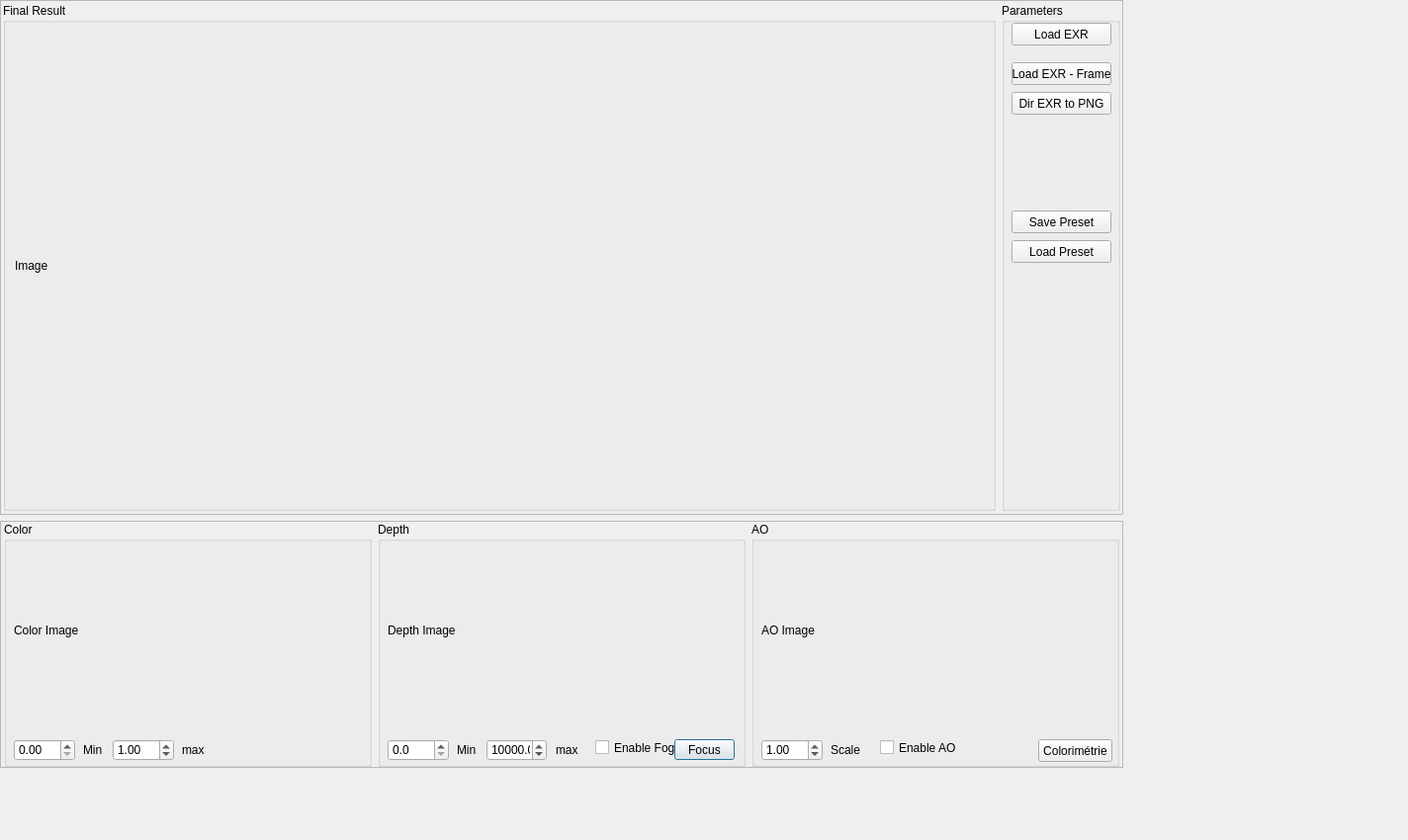
<?xml version="1.0" encoding="UTF-8"?>
<ui version="4.0">
 <class>window</class>
 <widget class="QDialog" name="window">
  <property name="geometry">
   <rect>
    <x>0</x>
    <y>0</y>
    <width>1424</width>
    <height>850</height>
   </rect>
  </property>
  <property name="windowTitle">
   <string>editorWindow</string>
  </property>
  <widget class="QFrame" name="frame">
   <property name="geometry">
    <rect>
     <x>0</x>
     <y>527</y>
     <width>1136</width>
     <height>250</height>
    </rect>
   </property>
   <property name="minimumSize">
    <size>
     <width>0</width>
     <height>250</height>
    </size>
   </property>
   <property name="maximumSize">
    <size>
     <width>16777215</width>
     <height>250</height>
    </size>
   </property>
   <property name="frameShape">
    <enum>QFrame::StyledPanel</enum>
   </property>
   <property name="frameShadow">
    <enum>QFrame::Raised</enum>
   </property>
   <layout class="QHBoxLayout" name="horizontalLayout">
    <property name="leftMargin">
     <number>3</number>
    </property>
    <property name="topMargin">
     <number>0</number>
    </property>
    <property name="rightMargin">
     <number>3</number>
    </property>
    <property name="bottomMargin">
     <number>0</number>
    </property>
    <item>
     <widget class="QGroupBox" name="groupBox_2">
      <property name="title">
       <string>Color</string>
      </property>
      <widget class="QLabel" name="label_color">
       <property name="geometry">
        <rect>
         <x>10</x>
         <y>20</y>
         <width>320</width>
         <height>180</height>
        </rect>
       </property>
       <property name="text">
        <string>Color Image</string>
       </property>
      </widget>
      <widget class="QDoubleSpinBox" name="doubleSpinBox_ColorMin">
       <property name="geometry">
        <rect>
         <x>10</x>
         <y>220</y>
         <width>62</width>
         <height>22</height>
        </rect>
       </property>
       <property name="singleStep">
        <double>0.010000000000000</double>
       </property>
      </widget>
      <widget class="QLabel" name="label_3">
       <property name="geometry">
        <rect>
         <x>80</x>
         <y>220</y>
         <width>47</width>
         <height>21</height>
        </rect>
       </property>
       <property name="text">
        <string>Min</string>
       </property>
      </widget>
      <widget class="QLabel" name="label_4">
       <property name="geometry">
        <rect>
         <x>180</x>
         <y>220</y>
         <width>47</width>
         <height>21</height>
        </rect>
       </property>
       <property name="text">
        <string>max</string>
       </property>
      </widget>
      <widget class="QDoubleSpinBox" name="doubleSpinBox_ColorMax">
       <property name="geometry">
        <rect>
         <x>110</x>
         <y>220</y>
         <width>62</width>
         <height>22</height>
        </rect>
       </property>
       <property name="singleStep">
        <double>0.010000000000000</double>
       </property>
       <property name="value">
        <double>1.000000000000000</double>
       </property>
      </widget>
     </widget>
    </item>
    <item>
     <widget class="QGroupBox" name="groupBox_3">
      <property name="enabled">
       <bool>true</bool>
      </property>
      <property name="title">
       <string>Depth</string>
      </property>
      <widget class="QLabel" name="label_depth">
       <property name="geometry">
        <rect>
         <x>10</x>
         <y>20</y>
         <width>320</width>
         <height>180</height>
        </rect>
       </property>
       <property name="text">
        <string>Depth Image</string>
       </property>
      </widget>
      <widget class="QLabel" name="label_5">
       <property name="geometry">
        <rect>
         <x>80</x>
         <y>220</y>
         <width>47</width>
         <height>21</height>
        </rect>
       </property>
       <property name="text">
        <string>Min</string>
       </property>
      </widget>
      <widget class="QDoubleSpinBox" name="doubleSpinBox_DepthMax">
       <property name="geometry">
        <rect>
         <x>110</x>
         <y>220</y>
         <width>61</width>
         <height>22</height>
        </rect>
       </property>
       <property name="decimals">
        <number>1</number>
       </property>
       <property name="maximum">
        <double>100000.000000000000000</double>
       </property>
       <property name="singleStep">
        <double>100.000000000000000</double>
       </property>
       <property name="value">
        <double>10000.000000000000000</double>
       </property>
      </widget>
      <widget class="QDoubleSpinBox" name="doubleSpinBox_DepthMin">
       <property name="geometry">
        <rect>
         <x>10</x>
         <y>220</y>
         <width>62</width>
         <height>22</height>
        </rect>
       </property>
       <property name="decimals">
        <number>1</number>
       </property>
       <property name="maximum">
        <double>10000.000000000000000</double>
       </property>
       <property name="singleStep">
        <double>100.000000000000000</double>
       </property>
      </widget>
      <widget class="QLabel" name="label_6">
       <property name="geometry">
        <rect>
         <x>180</x>
         <y>220</y>
         <width>47</width>
         <height>21</height>
        </rect>
       </property>
       <property name="text">
        <string>max</string>
       </property>
      </widget>
      <widget class="QCheckBox" name="checkBox_Depth">
       <property name="geometry">
        <rect>
         <x>220</x>
         <y>220</y>
         <width>91</width>
         <height>17</height>
        </rect>
       </property>
       <property name="text">
        <string>Enable Fog</string>
       </property>
      </widget>
      <widget class="QPushButton" name="button_focus">
       <property name="geometry">
        <rect>
         <x>300</x>
         <y>220</y>
         <width>61</width>
         <height>21</height>
        </rect>
       </property>
       <property name="text">
        <string>Focus</string>
       </property>
      </widget>
     </widget>
    </item>
    <item>
     <widget class="QGroupBox" name="groupBox_4">
      <property name="title">
       <string>AO</string>
      </property>
      <widget class="QLabel" name="label_AO">
       <property name="geometry">
        <rect>
         <x>10</x>
         <y>20</y>
         <width>320</width>
         <height>180</height>
        </rect>
       </property>
       <property name="text">
        <string>AO Image</string>
       </property>
      </widget>
      <widget class="QDoubleSpinBox" name="doubleSpinBox_AOScale">
       <property name="geometry">
        <rect>
         <x>10</x>
         <y>220</y>
         <width>62</width>
         <height>22</height>
        </rect>
       </property>
       <property name="decimals">
        <number>2</number>
       </property>
       <property name="singleStep">
        <double>0.010000000000000</double>
       </property>
       <property name="value">
        <double>1.000000000000000</double>
       </property>
      </widget>
      <widget class="QLabel" name="label_7">
       <property name="geometry">
        <rect>
         <x>80</x>
         <y>220</y>
         <width>47</width>
         <height>21</height>
        </rect>
       </property>
       <property name="text">
        <string>Scale</string>
       </property>
      </widget>
      <widget class="QCheckBox" name="checkBox_AO">
       <property name="geometry">
        <rect>
         <x>130</x>
         <y>220</y>
         <width>91</width>
         <height>17</height>
        </rect>
       </property>
       <property name="text">
        <string>Enable AO</string>
       </property>
      </widget>
      <widget class="QPushButton" name="button_colorimetrie">
       <property name="geometry">
        <rect>
         <x>290</x>
         <y>220</y>
         <width>75</width>
         <height>23</height>
        </rect>
       </property>
       <property name="text">
        <string>Colorimétrie</string>
       </property>
      </widget>
     </widget>
    </item>
   </layout>
  </widget>
  <widget class="QFrame" name="frame_2">
   <property name="geometry">
    <rect>
     <x>0</x>
     <y>0</y>
     <width>1136</width>
     <height>521</height>
    </rect>
   </property>
   <property name="frameShape">
    <enum>QFrame::StyledPanel</enum>
   </property>
   <property name="frameShadow">
    <enum>QFrame::Raised</enum>
   </property>
   <layout class="QHBoxLayout" name="horizontalLayout_2">
    <property name="leftMargin">
     <number>2</number>
    </property>
    <property name="topMargin">
     <number>2</number>
    </property>
    <property name="rightMargin">
     <number>2</number>
    </property>
    <property name="bottomMargin">
     <number>3</number>
    </property>
    <item>
     <widget class="QGroupBox" name="groupBox">
      <property name="title">
       <string>Final Result</string>
      </property>
      <layout class="QHBoxLayout" name="horizontalLayout_3">
       <item>
        <widget class="QLabel" name="label_imagefinal">
         <property name="text">
          <string>Image</string>
         </property>
        </widget>
       </item>
      </layout>
     </widget>
    </item>
    <item>
     <widget class="QGroupBox" name="groupBox_5">
      <property name="maximumSize">
       <size>
        <width>120</width>
        <height>16777215</height>
       </size>
      </property>
      <property name="title">
       <string>Parameters</string>
      </property>
      <widget class="QPushButton" name="button_loadexr">
       <property name="geometry">
        <rect>
         <x>10</x>
         <y>20</y>
         <width>101</width>
         <height>23</height>
        </rect>
       </property>
       <property name="text">
        <string>Load EXR</string>
       </property>
      </widget>
      <widget class="QPushButton" name="button_loadexr_frame">
       <property name="geometry">
        <rect>
         <x>10</x>
         <y>60</y>
         <width>101</width>
         <height>23</height>
        </rect>
       </property>
       <property name="text">
        <string>Load EXR - Frame</string>
       </property>
      </widget>
      <widget class="QPushButton" name="button_compileexr_dir">
       <property name="geometry">
        <rect>
         <x>10</x>
         <y>90</y>
         <width>101</width>
         <height>23</height>
        </rect>
       </property>
       <property name="text">
        <string>Dir EXR to PNG</string>
       </property>
      </widget>
      <widget class="QPushButton" name="button_save_preset">
       <property name="geometry">
        <rect>
         <x>10</x>
         <y>210</y>
         <width>101</width>
         <height>23</height>
        </rect>
       </property>
       <property name="text">
        <string>Save Preset</string>
       </property>
      </widget>
      <widget class="QPushButton" name="button_load_preset">
       <property name="geometry">
        <rect>
         <x>10</x>
         <y>240</y>
         <width>101</width>
         <height>23</height>
        </rect>
       </property>
       <property name="text">
        <string>Load Preset</string>
       </property>
      </widget>
     </widget>
    </item>
   </layout>
  </widget>
 </widget>
 <resources/>
 <connections/>
</ui>
